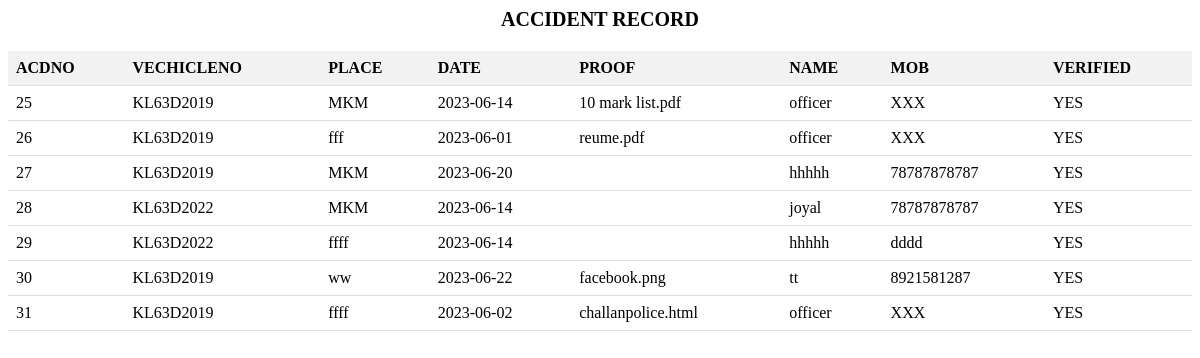
The app's page /viewaccident.php with its own data.
### tables this page shows
CREATE TABLE `Accident` (
  `ACDNO` int(11) NOT NULL,
  `VECHICLENO` varchar(50) NOT NULL,
  `PLACE` varchar(50) NOT NULL,
  `DATE` date NOT NULL,
  `PROOF` blob DEFAULT NULL,
  `NAME` varchar(50) NOT NULL,
  `MOB` varchar(50) NOT NULL,
  `VERIFIED` varchar(50) NOT NULL DEFAULT 'N'
);

### viewaccident.php (the view, shortened to what this page needs)
<?php
$servername = "localhost";
$username = "root";
$password = "";
$dbname = "project";
$conn = new mysqli($servername, $username, $password, $dbname);
$sql = "SELECT ACDNO, VECHICLENO, PLACE, DATE, PROOF, NAME, MOB, VERIFIED FROM accident";
$result = $conn->query($sql);
if ($result->num_rows > 0) {
    echo "<h2 class='heading'>ACCIDENT RECORD</h2>";
    echo "<table>";
    echo "<tr>";
    echo "<th>ACDNO</th>";
    echo "<th>VECHICLENO</th>";
    echo "<th>PLACE</th>";
    echo "<th>DATE</th>";
    echo "<th>PROOF</th>";
    echo "<th>NAME</th>";
    echo "<th>MOB</th>";
    echo "<th>VERIFIED</th>";
    echo "</tr>";
    while ($row = $result->fetch_assoc()) {
        echo "<tr>";
        echo "<td>" . $row["ACDNO"] . "</td>";
        echo "<td>" . $row["VECHICLENO"] . "</td>";
        echo "<td>" . $row["PLACE"] . "</td>";
        echo "<td>" . $row["DATE"] . "</td>";
        echo "<td>" . $row["PROOF"] . "</td>";
        echo "<td>" . $row["NAME"] . "</td>";
        echo "<td>" . $row["MOB"] . "</td>";
        echo "<td>" . $row["VERIFIED"] . "</td>";
        echo "</tr>";
    }
    echo "</table>";
} else {
    echo "No data found.";
}
?>

### viewaccident.php (style rules this page uses)
table { width: 100%; border-collapse: collapse; }
th, td { padding: 8px; text-align: left; border-bottom: 1px solid #ddd; }
th { background-color: #f2f2f2; }
.heading { text-align: center; font-size: 20px; margin-bottom: 20px; }

### records on screen
accident: ACDNO "25", VECHICLENO "KL63D2019", PLACE "MKM", DATE "2023-06-14", PROOF "10 mark list.pdf", NAME "officer", MOB "XXX", VERIFIED "YES"
accident: ACDNO "26", VECHICLENO "KL63D2019", PLACE "fff", DATE "2023-06-01", PROOF "reume.pdf", NAME "officer", MOB "XXX", VERIFIED "YES"
accident: ACDNO "27", VECHICLENO "KL63D2019", PLACE "MKM", DATE "2023-06-20", NAME "hhhhh", MOB "78787878787", VERIFIED "YES"
accident: ACDNO "28", VECHICLENO "KL63D2022", PLACE "MKM", DATE "2023-06-14", NAME "joyal", MOB "78787878787", VERIFIED "YES"
accident: ACDNO "29", VECHICLENO "KL63D2022", PLACE "ffff", DATE "2023-06-14", NAME "hhhhh", MOB "dddd", VERIFIED "YES"
accident: ACDNO "30", VECHICLENO "KL63D2019", PLACE "ww", DATE "2023-06-22", PROOF "facebook.png", NAME "tt", MOB "8921581287", VERIFIED "YES"
accident: ACDNO "31", VECHICLENO "KL63D2019", PLACE "ffff", DATE "2023-06-02", PROOF "challanpolice.html", NAME "officer", MOB "XXX", VERIFIED "YES"
